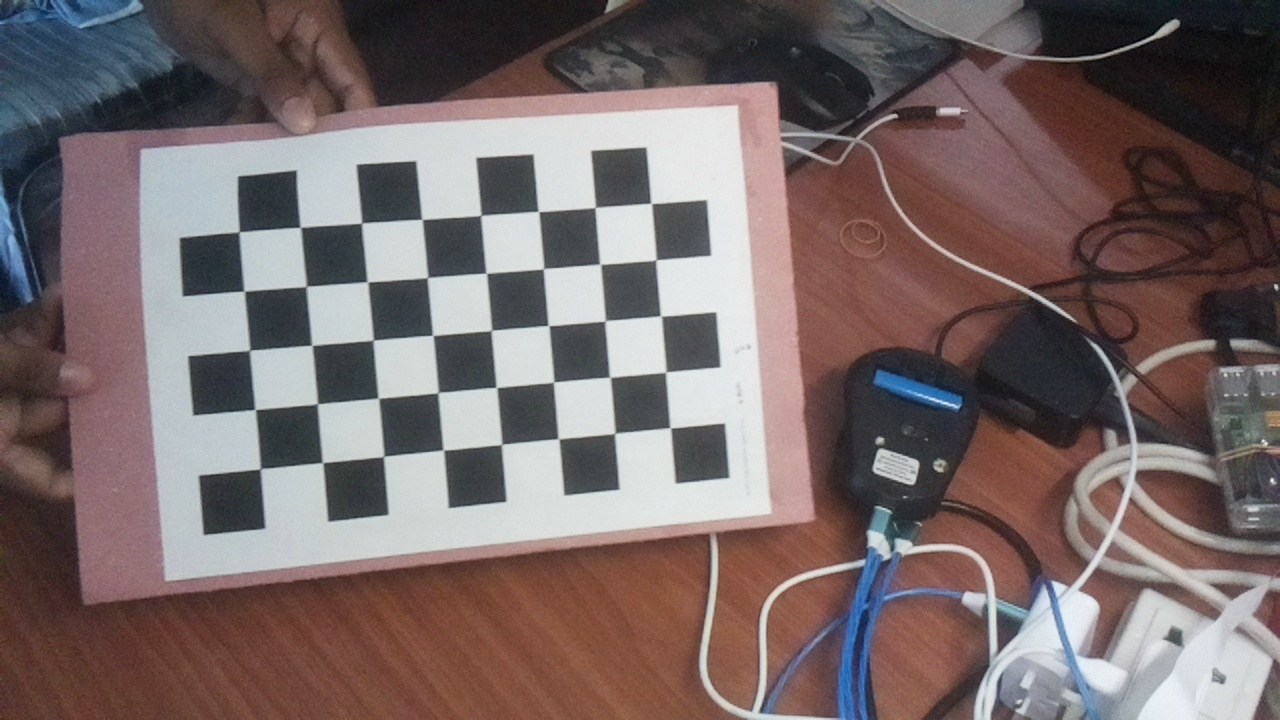
#> input picture Source Code/Vision System Code/Camera Calibration Updated/rotation_matrix_image/cal_image_0.jpg, 1280 x 720 px; its folder holds only this picture in this run
$ python rotation_matrix_find.py
#> lines starting #> are read from the running program, lines starting #| are printed output that depends on the picture; after the words box and inside, x2 and y2 are one past the last pixel; in counts of white or black regions, pixels touching at a corner belong together
import numpy as np
import cv2
import glob
import os

cb_width = 8
cb_height = 5
cb_square_size = 28

# Termination criteria
criteria = (cv2.TERM_CRITERIA_EPS + cv2.TERM_CRITERIA_MAX_ITER, 30, 0.001)

# Prepare object points, like (0,0,0), (1,0,0), (2,0,0) .... , (6,5,0)
cb_3D_points = np.zeros((cb_width * cb_height, 3), np.float32)
cb_3D_points[:, :2] = np.mgrid[0:cb_width, 0:cb_height].T.reshape(-1, 2) * cb_square_size

# Arrays to store object points and image points from all the images.
list_cb_3d_points = []  # 3d point in real world space
list_cb_2d_img_points = []  # 2d points in image plane.
list_images = glob.glob(os.path.join("rotation_matrix_image", '*.jpg'))

for frame_name in list_images:
    img = cv2.imread(frame_name)
#> img is the input picture: shape (720, 1280, 3); mean B, G, R 104.1, 104.6, 118.5
    gray = cv2.cvtColor(img, cv2.COLOR_BGR2GRAY)
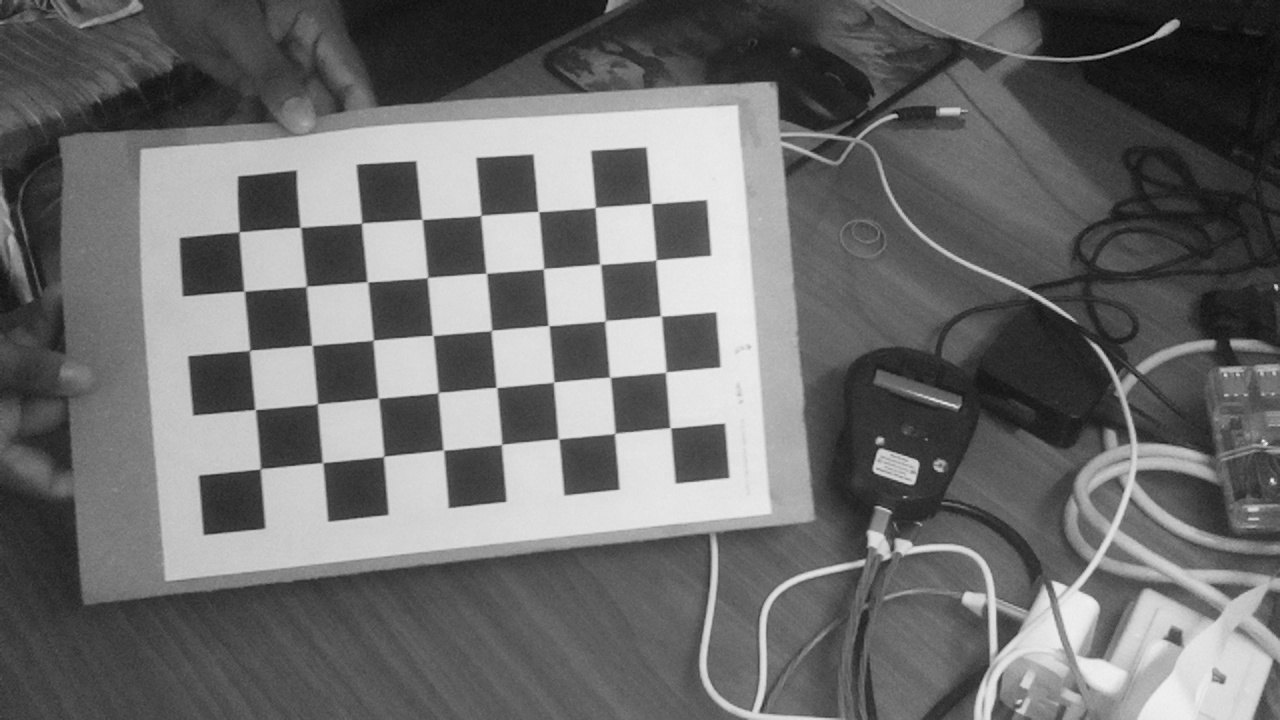
#> gray: shape (720, 1280); min 0, max 242, mean 108.7

    # Find the chessboard corners
    ret, corners = cv2.findChessboardCorners(gray, (cb_width, cb_height), None)
#> ret = True; corners = 40 rows, first 8: [670.4, 427.6], [615, 433.2], [558.6, 439], [501.7, 444.2], [443.3, 449.9], [383.6, 456.3], [322.7, 462.7], [259.9, 469.2]

    # If found, add object points, image points (after refining them)
    if ret:
        list_cb_3d_points.append(cb_3D_points)

        corners2 = cv2.cornerSubPix(gray, corners, (11, 11), (-1, -1), criteria)
#> corners2 = 40 rows, first 8: [670.3, 427.7], [614.7, 433.4], [558.4, 438.8], [501.6, 444.5], [443.3, 450], [383.6, 456.5], [322.5, 462.6], [260.4, 468.7]
        list_cb_2d_img_points.append(corners2)

        # Draw and display the corners
        cv2.drawChessboardCorners(img, (cb_width, cb_height), corners2, ret)
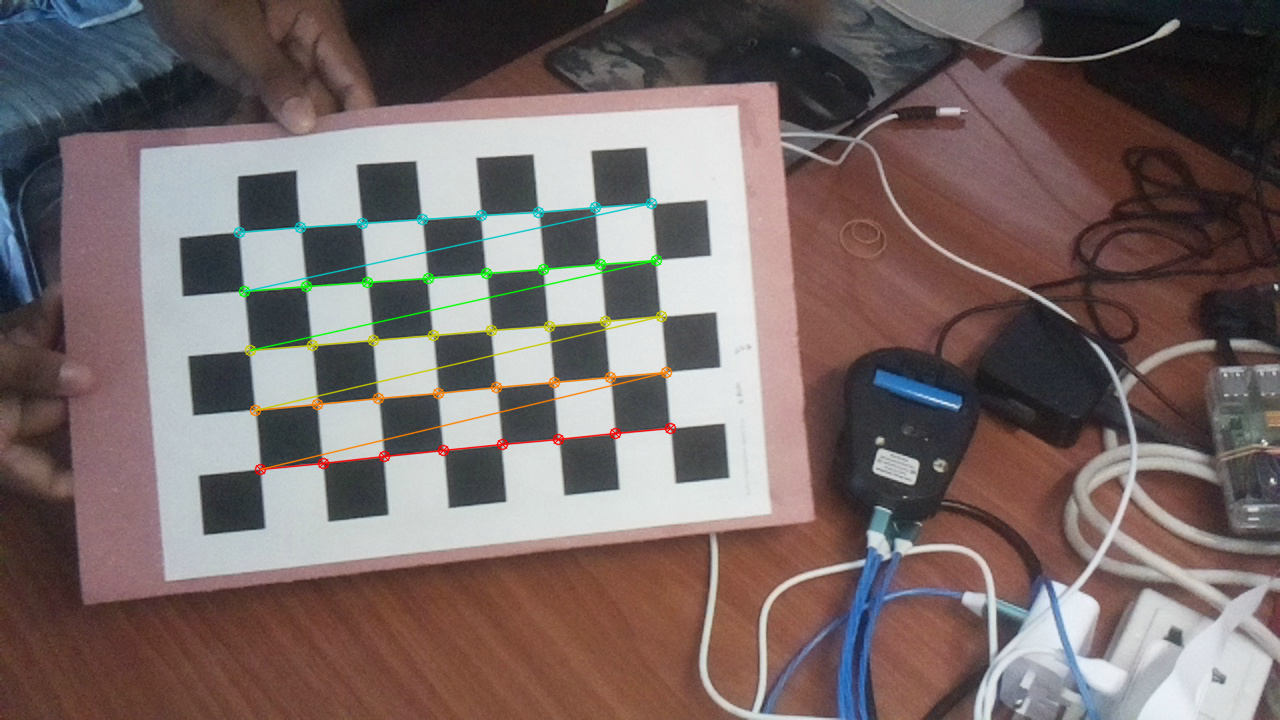
#> img: shape (720, 1280, 3); 1.55% of pixels changed, all inside (x1, y1, x2, y2) = (233, 197, 677, 476)
        cv2.imshow('img', img)
        cv2.waitKey(500)

cv2.destroyAllWindows()

# Calibrate camera
ret, mtx, dist, rvecs, tvecs = cv2.calibrateCamera(list_cb_3d_points, list_cb_2d_img_points, gray.shape[::-1], None, None)
#> ret = 0.165; mtx = [[1659.8, 0, 628.8], [0, 1653.4, 373.4], [0, 0, 1]]; dist = [[0.0516, 14.37, 0.0069, -0.0119, -189.6]]; rvecs = ([-0.234, -0.0454, 3.04],); tvecs = ([20.65, 27.18, 824.4],)

#print("Calibration Matrix: ")
#print(mtx)
#print("Distortion: ", dist)

# Find extrinsic parameters (Translation Vector, Rotation Matrix)
for i in range(len(list_cb_3d_points)):
    img_points = list_cb_2d_img_points[i]
    obj_points = list_cb_3d_points[i]
    ret, rvec, tvec = cv2.solvePnP(obj_points, img_points, mtx, dist)

    print(f"\nExtrinsic parameters for image {i+1}:")
    print("Rotation Vector:")
    print(rvec)
    print("Translation Vector:")
    print(tvec)

    # Convert rotation vector to rotation matrix
    rotation_matrix, _ = cv2.Rodrigues(rvec)
    print("Rotation Matrix:")
    print(rotation_matrix)

    # Pose Estimation matrix (Transformation Matrix)
    pose_matrix = np.hstack((rotation_matrix, tvec))
    print("Transformation Matrix:")
    print(pose_matrix)
#> this loop made 1 pass
#> (ret, rvec, tvec) on pass 1: (True, [-0.234, -0.0454, 3.04], [20.65, 27.18, 824.4])
#> (printed output is left out)

# Save the calibration matrix and distortion coefficients
with open('camera_cal.npy', 'wb') as f:
    np.save(f, mtx)
    np.save(f, dist)
